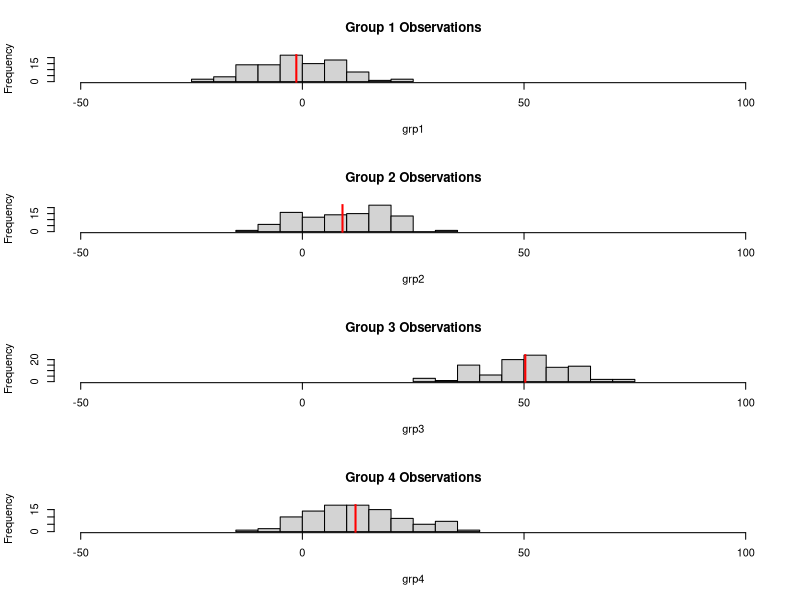

Generate this figure with R:
# Generate some data
set.seed(10)
grp1 <- rnorm(n = 100, mean = 0, sd = 10)
grp2 <- rnorm(n = 100, mean = 10, sd = 10)
grp3 <- rnorm(n = 100, mean = 50, sd = 10)
grp4 <- rnorm(n = 100, mean = 10, sd = 10)

# Visualize the data
par(mfrow = c(4,1))
hist(grp1, xlim = c(-50, 100), main = "Group 1 Observations")
abline(v = mean(grp1), col = "red", lwd = 2)
hist(grp2, xlim = c(-50, 100), main = "Group 2 Observations")
abline(v = mean(grp2), col = "red", lwd = 2)
hist(grp3, xlim = c(-50, 100), main = "Group 3 Observations")
abline(v = mean(grp3), col = "red", lwd = 2)
hist(grp4, xlim = c(-50, 100), main = "Group 4 Observations")
abline(v = mean(grp4), col = "red", lwd = 2)

# Organize the data
d <- data.frame(y = c(grp1, grp2, grp3, grp4), group = c(rep(1,100), rep(2,100), rep(3,100), rep(4,100)))

# Test Ho: mu1 = mu2 = mu3 = mu4 (we reject)
m <- lm(y ~ as.factor(group), data = d)
summary(m)
anova(m)



